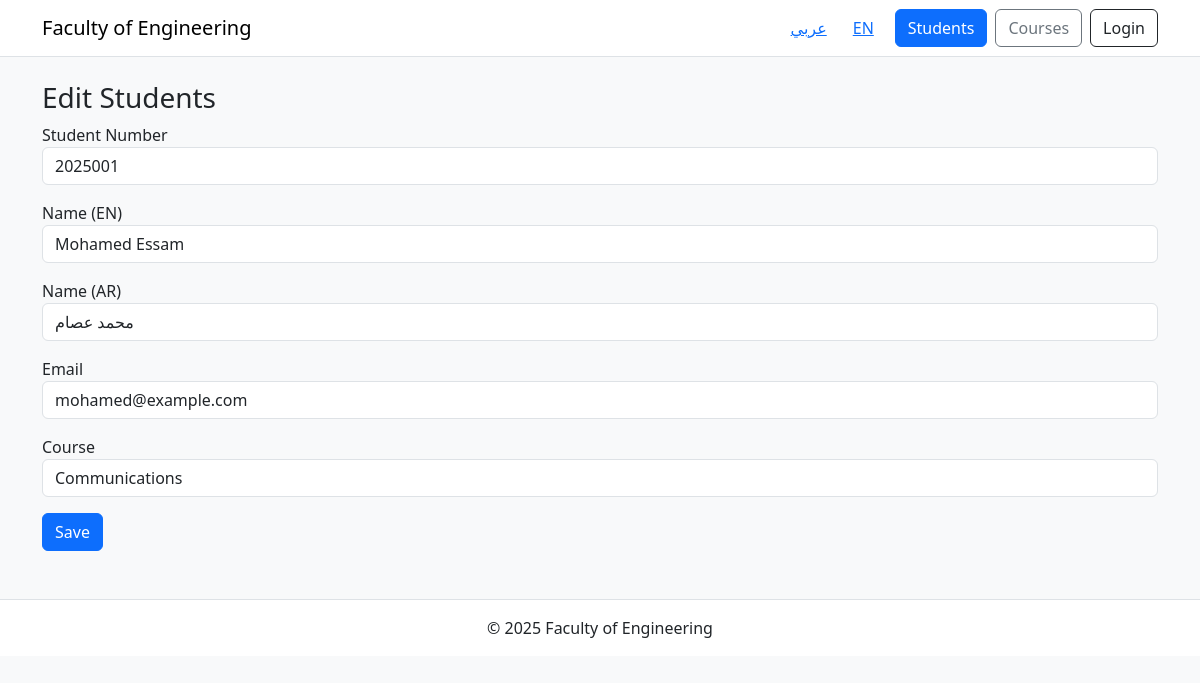
The app's page /edit_student.php?id=1&lang=en with its own data.
### tables this page shows
CREATE TABLE students (
  id INT AUTO_INCREMENT PRIMARY KEY,
  student_number VARCHAR(50) UNIQUE,
  name_en VARCHAR(200),
  name_ar VARCHAR(200),
  email VARCHAR(200),
  course VARCHAR(200),
  created_at TIMESTAMP DEFAULT CURRENT_TIMESTAMP
);

### public/templates/helpers.php (called while the page is built, shortened)
<?php
function t($key, $lang) {
    $strings = [
        'site_title' => ['en'=>'Faculty of Engineering','ar'=>'كلية الهندسة'],
        'dashboard' => ['en'=>'Dashboard','ar'=>'لوحة التحكم'],
        'students' => ['en'=>'Students','ar'=>'الطلاب'],
        'courses' => ['en'=>'Courses','ar'=>'المقررات'],
        'add_new' => ['en'=>'Add New','ar'=>'إضافة جديد'],
        'edit' => ['en'=>'Edit','ar'=>'تعديل'],
        'delete' => ['en'=>'Delete','ar'=>'حذف'],
        'actions' => ['en'=>'Actions','ar'=>'إجراءات'],
        'name' => ['en'=>'Name','ar'=>'الاسم'],
        'email' => ['en'=>'Email','ar'=>'البريد الإلكتروني'],
        'instructor' => ['en'=>'Instructor','ar'=>'المحاضر'],
        'save' => ['en'=>'Save','ar'=>'حفظ'],
        'login' => ['en'=>'Login','ar'=>'تسجيل دخول'],
        'logout' => ['en'=>'Logout','ar'=>'تسجيل خروج'],
    ];
    return $strings[$key][$lang] ?? $key;
}

### public/edit_student.php (the view, shortened to what this page needs)
<?php
require_once __DIR__ . '/templates/helpers.php';
$lang = set_lang();
require_once __DIR__ . '/templates/db.php';
$id = $_GET['id'] ?? null;
$stmt = $pdo->prepare('SELECT * FROM students WHERE id=?');
$stmt->execute([$id]);
$s = $stmt->fetch();
include __DIR__ . '/templates/header.php';
?>
<h3><?= htmlspecialchars(t('edit', $lang) . ' ' . t('students', $lang)) ?></h3>
<form method="post">
  <div class="mb-3"><label>Student Number</label><input name="student_number" class="form-control" value="<?= htmlspecialchars($s['student_number']) ?>"></div>
  <div class="mb-3"><label><?= htmlspecialchars(t('name', $lang)) ?> (EN)</label><input name="name_en" class="form-control" value="<?= htmlspecialchars($s['name_en']) ?>"></div>
  <div class="mb-3"><label><?= htmlspecialchars(t('name', $lang)) ?> (AR)</label><input name="name_ar" class="form-control" value="<?= htmlspecialchars($s['name_ar']) ?>"></div>
  <div class="mb-3"><label><?= htmlspecialchars(t('email', $lang)) ?></label><input name="email" class="form-control" value="<?= htmlspecialchars($s['email']) ?>"></div>
  <div class="mb-3"><label>Course</label><input name="course" class="form-control" value="<?= htmlspecialchars($s['course']) ?>"></div>
  <button class="btn btn-primary"><?= htmlspecialchars(t('save', $lang)) ?></button>
</form>
<?php include __DIR__ . '/templates/footer.php'; ?>

### records on screen
students: student_number "2025001", name_en "Mohamed Essam", name_ar "محمد عصام", email "mohamed@example.com", course "Communications"

### other values on screen
t('students', $lang) "Students"
t('courses', $lang) "Courses"
t('login', $lang) "Login"
t('edit', $lang) . ' ' . t('students', $lang) "Edit Students"
t('name', $lang) "Name"
t('email', $lang) "Email"
t('save', $lang) "Save"
t('site_title', $lang) "Faculty of Engineering"
